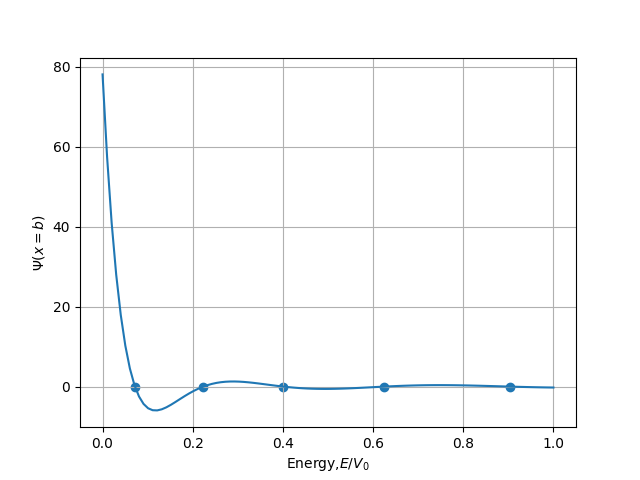

Generate this figure with Python:
import numpy as np
from matplotlib import pyplot as plt
from scipy.integrate import odeint
from scipy.optimize import brentq


def V(x):

    return x ** 2


def plotpotential(x):
    pot = []
    for i in x:
        pot.append(V(i))
    return np.array(pot)


def plot_potential():
    x = np.linspace(-2, 2, 1000)
    plt.plot(x, plotpotential(x), label="Potential")
    plt.show()


def SE(psi, x):
    state0 = psi[1]
    state1 = 2.0 * (V(x) - E) * psi[0]
    return np.array([state0, state1])


def Wave_function(energy):

    global psi
    global E
    E = energy
    psi = odeint(SE, psi0, x)
    return psi[-1, 0]


def find_all_zeros(x, y):

    all_zeros = []
    s = np.sign(y)
    for i in range(len(y) - 1):
        if s[i] + s[i + 1] == 0:
            zero = brentq(Wave_function, x[i], x[i + 1])
            all_zeros.append(zero)
    return all_zeros


N = 1000
psi = np.zeros([N, 2])
psi0 = np.array([0, 1])
Emax = 10
E = 0.0
b = 2
x = np.linspace(-b, b, N)


def main():

    en = np.linspace(0, Emax, 100)

    psi_b = []

    for e in en:
        psi_b.append(Wave_function(e))

    E_zeros = find_all_zeros(en, psi_b)

    print("Energy of the bound states")
    # print(E_zeros, psi_b)
    for E in E_zeros:
        print("Energy = ", E)
    plt.plot(en / Emax, psi_b)
    plt.scatter(np.array(E_zeros) / Emax, np.zeros_like(E_zeros))
    plt.xlabel("Energy,$E/V_0$")
    plt.ylabel("$\Psi(x=b)$")
    plt.grid()
    plt.show()

    for E in E_zeros:
        Wave_function(E)
        plt.plot(x, (psi[:, 0] / np.max(psi[:, 0])), label="E = %.2f" % E)
    # plt.plot(x,plotpotential(x), label = "Potential")
    plt.grid()
    plt.title("Wave function")
    plt.xlabel("x, $x/L$")
    plt.ylabel("$\Psi(x)$")
    plt.legend()
    plt.show()
    plot_potential()


if __name__ == "__main__":
    main()
